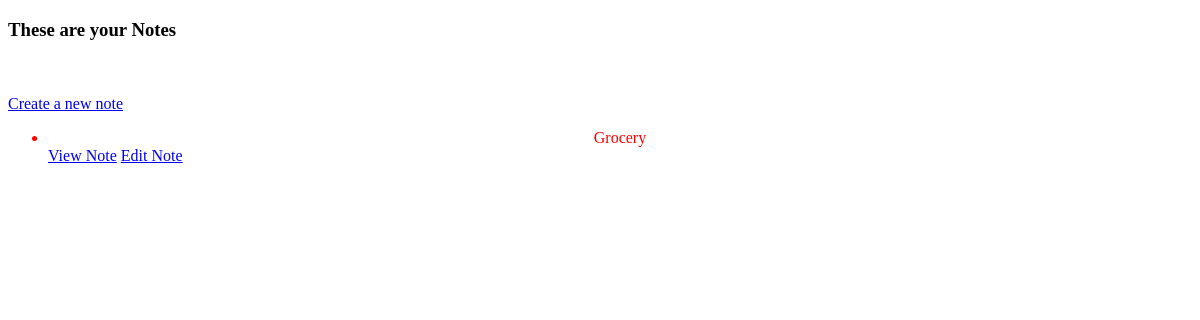
The app's page /user/notes/, older data.
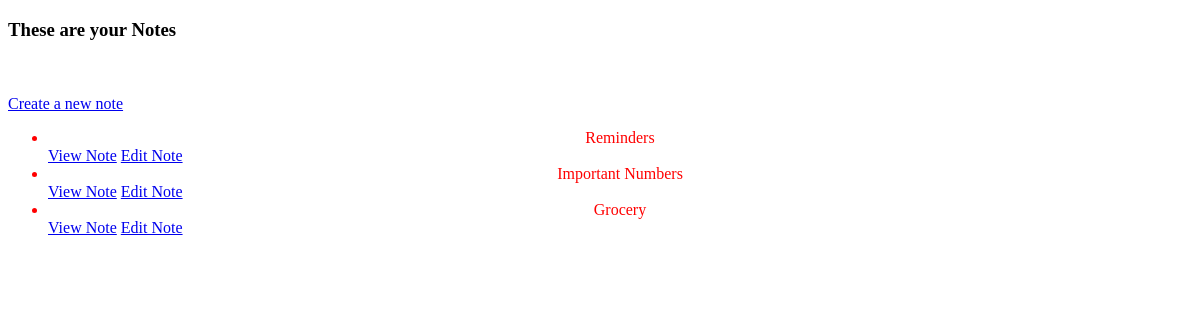
The same page, newer data.
### notes/models.py (models this page shows)
class Notes(models.Model):
    title=models.CharField(max_length=200)
    text=models.TextField()
    updated=models.DateTimeField(auto_now=True)
    created=models.DateTimeField(auto_now_add=True)
    class Meta:
        ordering=['-updated','-created']

### notes/views.py (the view)
# urls.py: path('notes/',views.list,name='notes.list'),
def list(request):
    all_notes=Notes.objects.all()
    return render(request,'notes/notesList.html',{'notes': all_notes})

### notes/templates/notes/notesList.html (shortened to what this page needs)
<!DOCTYPE html>
<html lang="en">
<head>
</head>
<body>
    <h3>These are your Notes</h3>
    <br><br>
    <a href="{% url 'notes.new' %}">Create a new note</a>
    <br>
    <ul>
        {% for note in notes %}
        <li style="color: red; text-align:center">{{note.title}}</li>
        <a href="{% url 'notes.detail' pk=note.id %}">View Note</a>
        <a href="{% url 'notes.edit' pk=note.id %}">Edit Note</a>
        {% endfor %}
    </ul>
</body>
</html>

Row changes from the older to the newer data that the page shows:
added Notes: title "Reminders"
added Notes: title "Important Numbers"
